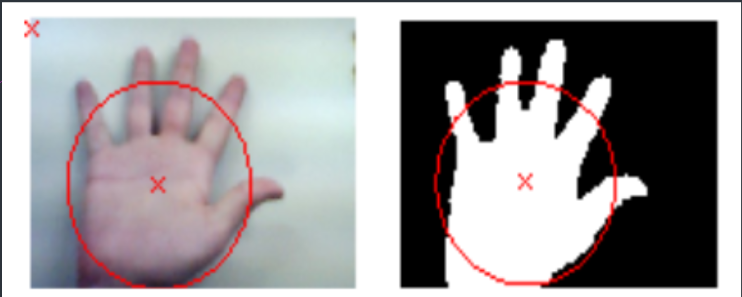
#> input picture circle.png, 742 x 297 px, given in place of the camera
$ python gesture_recognizer.py
#> lines starting #> are read from the running program, lines starting #| are printed output that depends on the picture; after the words box and inside, x2 and y2 are one past the last pixel; in counts of white or black regions, pixels touching at a corner belong together
### utils.py
import math
import cv2
import numpy as np
from sklearn.metrics import pairwise


# [8 lines left out: function dist, not called in this run]


def average_background(background, frame_gray, accum_weight_alpha):
    """ Used to calculate the Average weighted background
    Inputs:
            - background (frame): the previous background
            - frame_gray (frame): the current frame
            - accum_weight_alpha (float): accumulation alpha for averaging
        Returns: the updated background
    """
    if background is None:
        background = frame_gray.copy().astype("float")
    else:
        background = cv2.accumulateWeighted(frame_gray, background, accum_weight_alpha)
    return background


# [181 lines left out: functions get_contours, get_hand_center, get_max_hand_points, get_finger_name, get_points, filter_points and 1 more, not called in this run]

### gesture_recognizer.py
import cv2
import utils


# start the camera
video = cv2.VideoCapture(0)

# initialize variables
background = None
hand_image = None
defects = None

SHOW_CONTOURS = True  # show circle ROI and hand contour?
FINGER_NAMES = True  # show finger names?
FINGER_COUNT = False  # show finger count?

min_dist = 50  # used in detecting finger names
accum_weight_alpha = 0.5  # used in background averaging
top, right, bottom, left = 0, 0, 325, 280  # the part of the frame in which the hand is present
thresh = 25  # threshold used in detecting contours
count_over = 5  # make a prediction after how many frames?
cal_frames = 60  # number of frames to calculate background

step = -1

while True:

    step += 1

    if step % count_over == 0 and step > cal_frames:  # every 10 frames, apply the algorithm
        continue

    # read frame from camera
    ret, frame = video.read()
#> frame is the input picture: shape (297, 742, 3); mean B, G, R 155.3, 153.7, 156.7
    frame = cv2.flip(frame, 1)
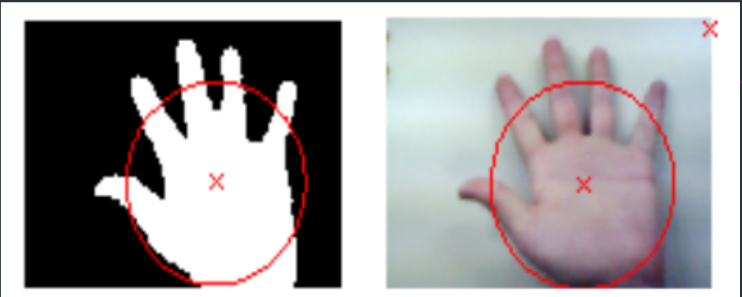
#> frame: shape (297, 742, 3); mean B, G, R 155.3, 153.7, 156.7

    # extract the hand part
    hand = frame[top:bottom, right:left]
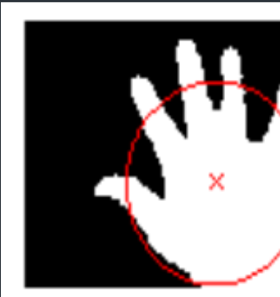
#> hand: shape (297, 280, 3); mean B, G, R 121.2, 121.1, 125.1
    cv2.rectangle(frame, (left, top), (right, bottom), (255, 0, 0), 2)
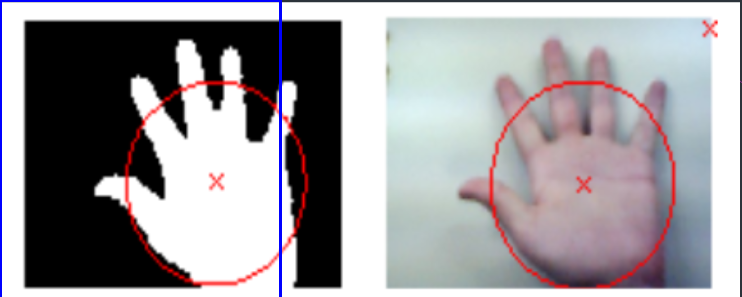
#> frame: shape (297, 742, 3); 0.93% of pixels changed, all inside (x1, y1, x2, y2) = (0, 0, 282, 297)

    # transform to gray-scale and blur frame
    frame_gray = cv2.cvtColor(hand, cv2.COLOR_BGR2GRAY)
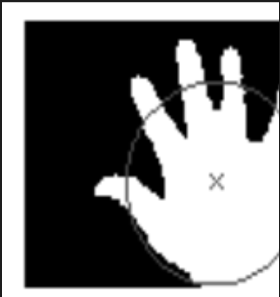
#> frame_gray: shape (297, 280); min 0, max 255, mean 120.6
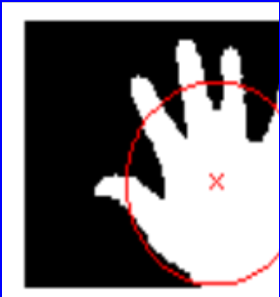
#> hand: shape (297, 280, 3); 1.74% of pixels changed, all inside (x1, y1, x2, y2) = (0, 0, 280, 297)
    frame_gray = cv2.GaussianBlur(frame_gray, (9, 9), 0)
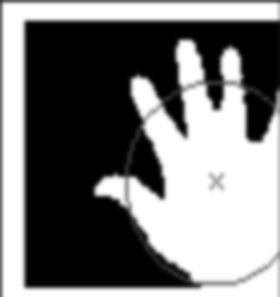
#> frame_gray: shape (297, 280); min 0, max 255, mean 121.1

    if background is None or step < cal_frames:
        background = utils.average_background(background, frame_gray, accum_weight_alpha)
        print(f'calibrating {step} ....')

    else:
        contours, hierarchy, threshold_frame = utils.get_contours(background, frame_gray, thresh)
        # find the biggest contour
        if len(contours) != 0:
            hand_contour = max(contours, key=cv2.contourArea)

            if SHOW_CONTOURS:  # show image contours
                cv2.imshow('hand', threshold_frame)
                cv2.drawContours(frame, [hand_contour + (right, top)], -1, (0, 255, 255))

            # Get Convex Hull & Defects
            try:
                # convex hull
                hand_convex_hull = cv2.convexHull(hand_contour)
                # get extreme points in the hull
                max_top, max_right, max_left, max_bottom = utils.get_max_hand_points(hand_convex_hull)
                # get the center of the detected hand contour
                center_x, center_y = utils.get_hand_center(max_top, max_right, max_left, max_bottom)
                # find defects in the hull
                defects = cv2.convexityDefects(hand_contour, cv2.convexHull(hand_contour, returnPoints=False,
                                                                            clockwise=True))
            except:
                # sometimes, especially when background is cluttered, defects can't be found
                print('No Defects')
                continue

            # Get the finger names
            if FINGER_NAMES:
                new_hull = cv2.convexHull(hand_contour, returnPoints=False, clockwise=True)
                new_defects = cv2.convexityDefects(hand_contour, new_hull)
                if new_defects is not None:
                    frame = utils.get_finger_name(hand_contour, new_defects, frame, center_x, center_y, min_dist)

            # Get the fingers count
            if FINGER_COUNT:
                frame = utils.count_fingers(frame, threshold_frame,
                                            center_x, center_y,
                                            max_left, max_right, max_top, max_bottom,
                                            SHOW_CONTOURS)

    # Display the resulting frame
    cv2.imshow('frame', frame)
    if cv2.waitKey(1) & 0xFF == ord('q'):
#> (key q is pressed here)
        break

# When everything done, release the capture
video.release()
cv2.destroyAllWindows()

$ run again, on convex_defects.png
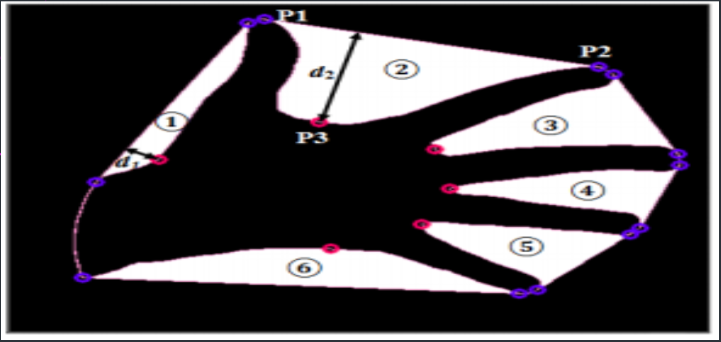
#> input picture convex_defects.png, 721 x 342 px, given in place of the camera
#> frame is the input picture: shape (342, 721, 3); mean B, G, R 69.8, 67.2, 69.9
#> `cv2.rectangle(frame, (left, top), (right, bottom), (255, 0, 0), 2)`:
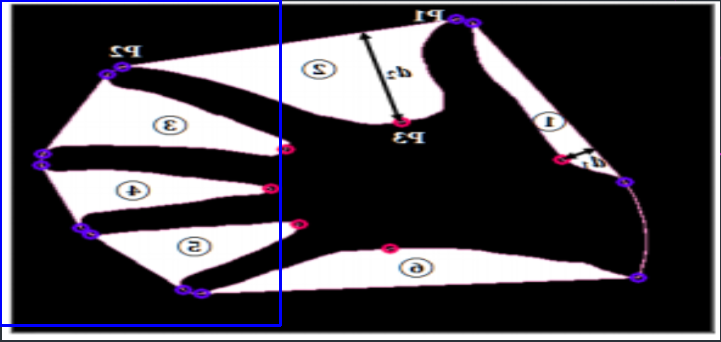
#> frame: shape (342, 721, 3); mean B, G, R 72.1, 66.4, 69.1
#> `frame_gray = cv2.GaussianBlur(frame_gray, (9, 9), 0)`:
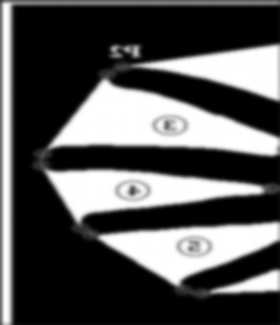
#> frame_gray: shape (325, 280); min 0, max 255, mean 83.9
